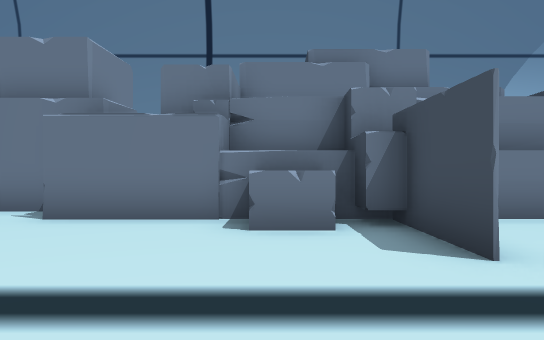
view 1 (above)

15 first-person views from a walk through a scene from a Unity 3-D project. The camera is 1.4 m above the floor, looks level and sees 70° across. The floor is counted in squares, 2 m on a side. Each view is taken from the middle of a square. On the plan, view 1 faces up. The plan holds only what a view shows up to about 11 squares ahead; the rest is blank. The place goes on beyond the plan.

view 2
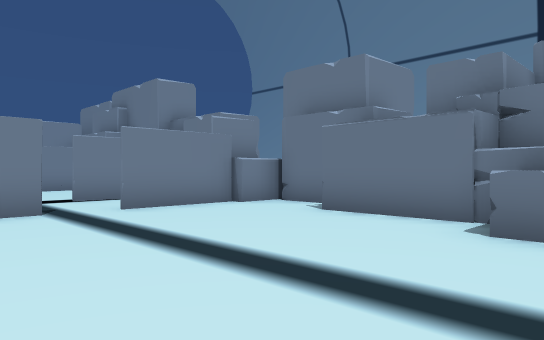

view 3
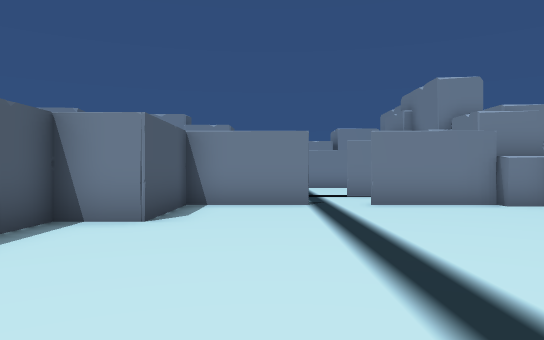

view 4
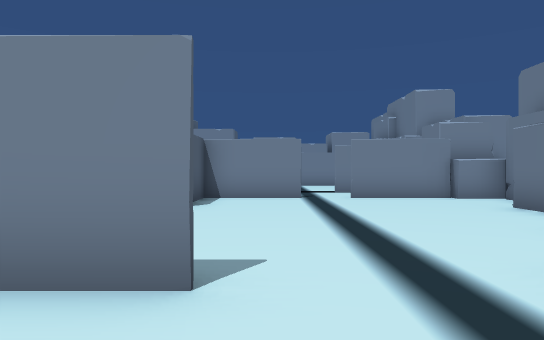

view 5
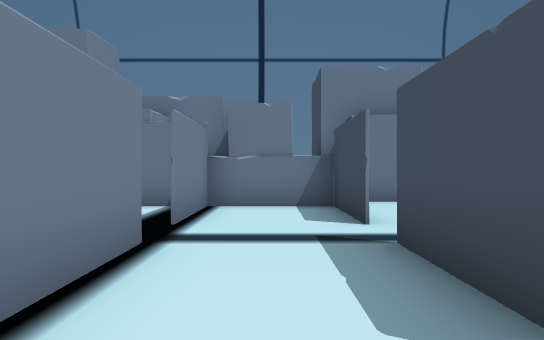

view 6
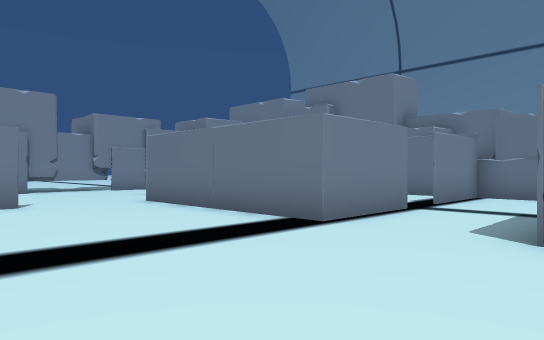

view 7
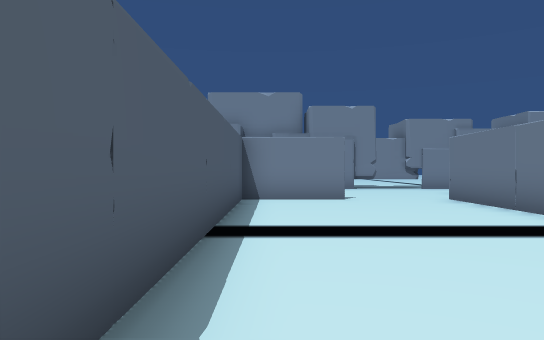

view 8
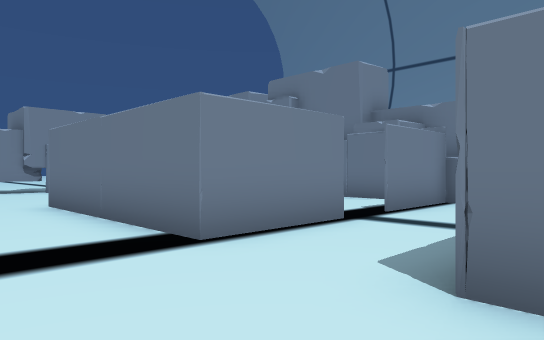

view 9
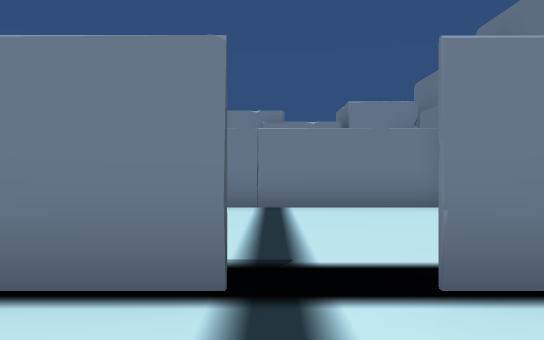

view 10
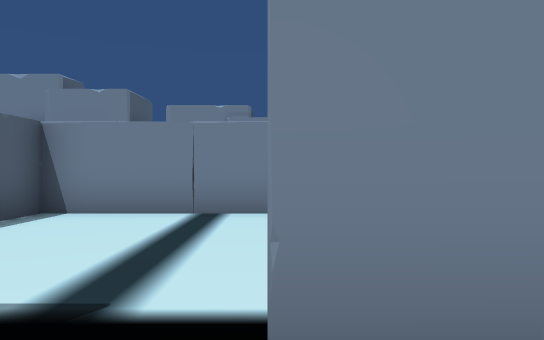

view 11
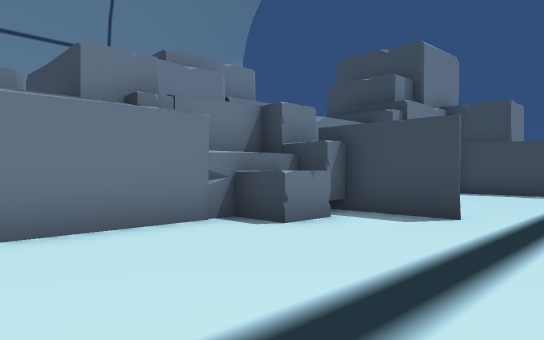

view 12
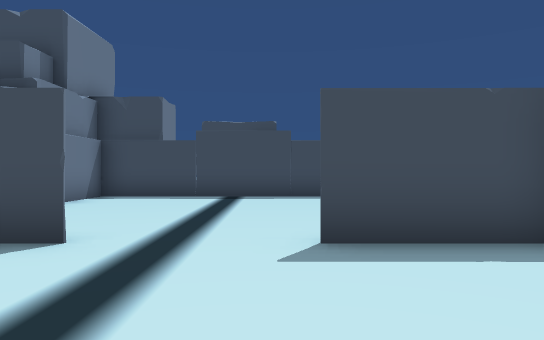

view 13
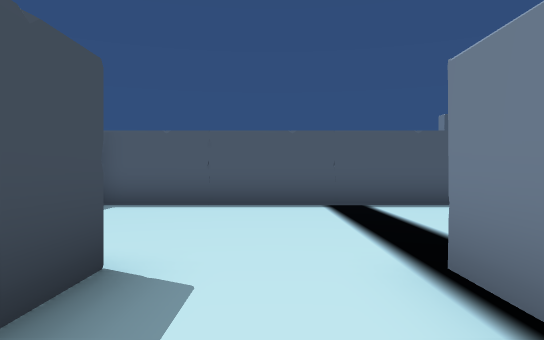

view 14
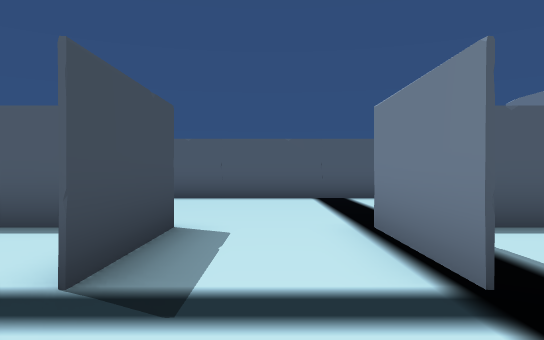

view 15
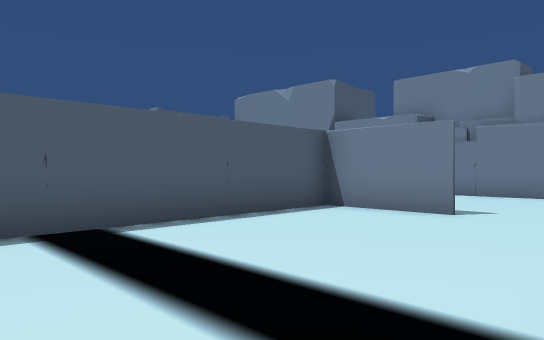

### Floor plan
Key: @ floor where view 1 was taken; # wall or solid block; . floor; ^ raised ledge; O other object.
Columns run from 20 left of view 1 to 9 right of it. Each row starts with its distance up from view 1.
  9               O  OOO  OOOO O
  8      OOOO OOO O  OOO       O
  7      OO     OOOOOOOO
  6      OO  ##OOO^..OOO#####  OOO
  5        #....#.#.....O.O......O
  4        #....#.#.......#......O
  3        #....#.#.......#......O
  2        #.....................O
  1        #....#.#..............O
  0    ....#....#.#.....@.#......O
 -1    ....######.####....#
 -2    ............. ##   #
 -3 OO..............
 -4 OO.....#.........
 -5 OO..   #.........
 -6 OO     ##########

Positions as (right, up) in squares from view 1, and headings:
1: (0, 0), facing up
2: (1, 0), facing up-left
3: (2, 1), facing left
4: (4, 1), facing left
5: (-7, -2), facing up
6: (-5, -5), facing up-left
7: (-4, -5), facing left
8: (-5, -3), facing up-left
9: (-6, 2), facing left
10: (-7, 3), facing left
11: (-4, 1), facing up-right
12: (-2, 1), facing right
13: (-7, 2), facing down
14: (-7, 4), facing down
15: (-7, -1), facing down-left
